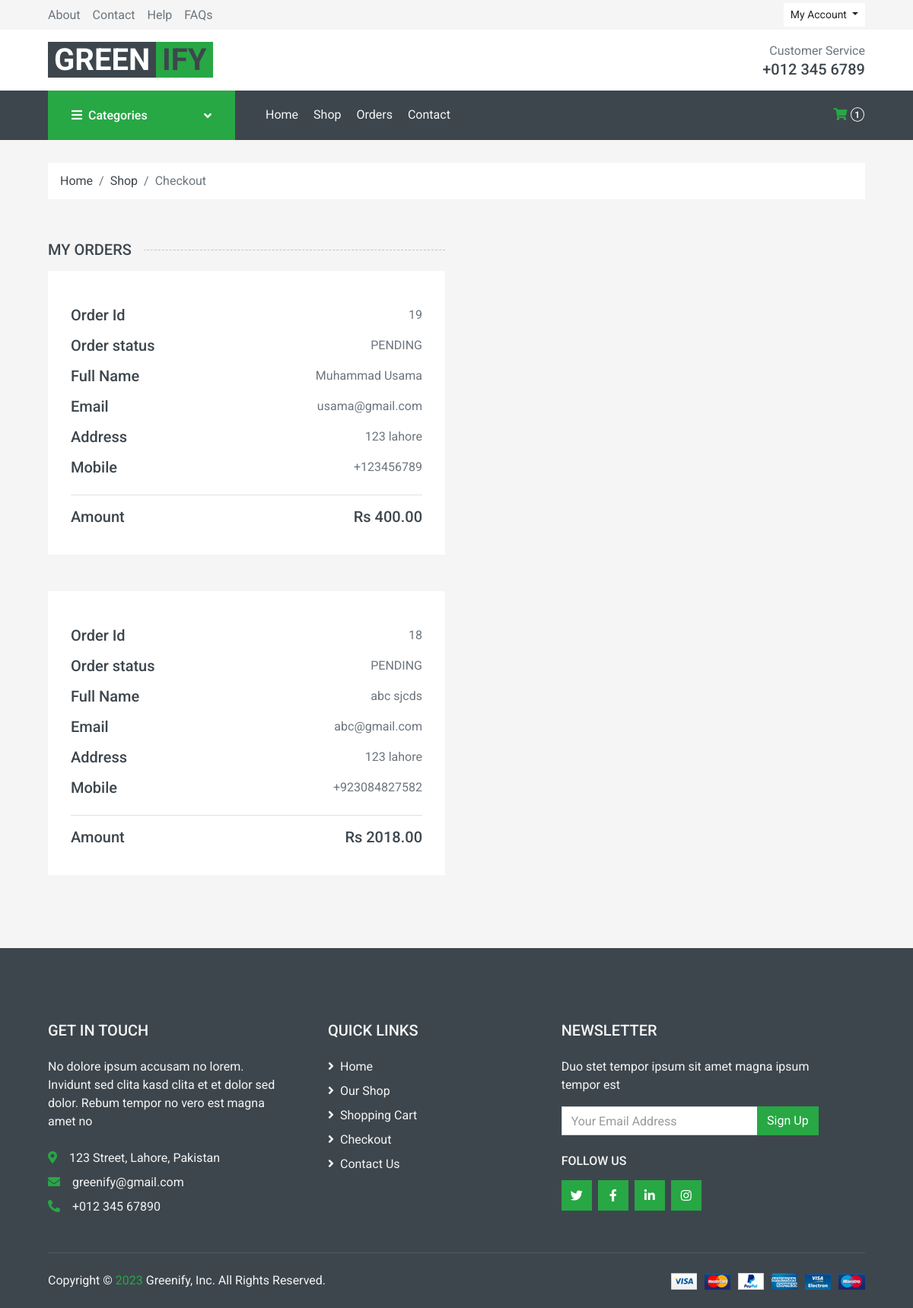
The page /site/src/orders.php?profile=10201211 on the database as committed earlier.
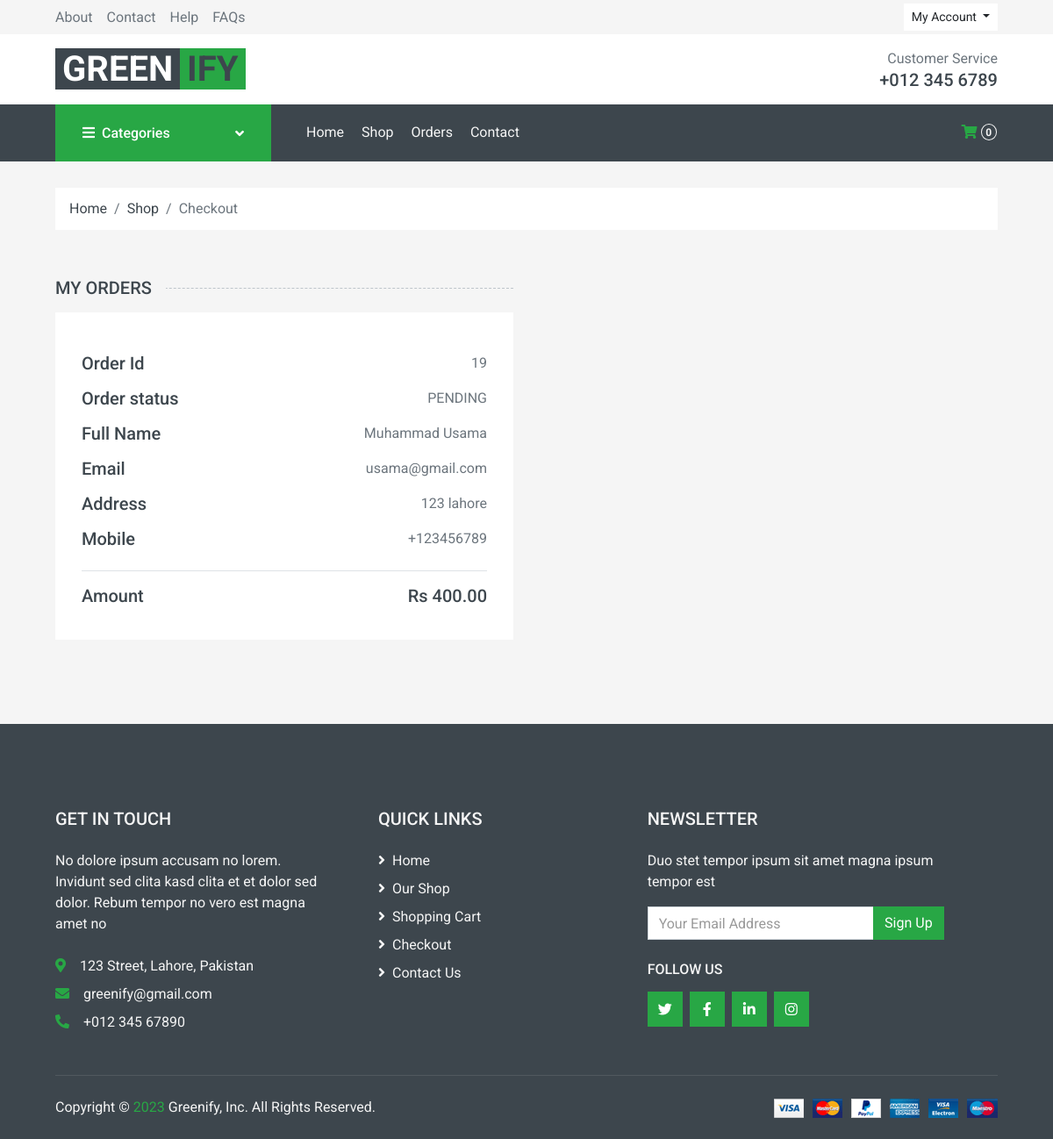
The same page on the database as committed later.
### tables this page shows
CREATE TABLE IF NOT EXISTS `checkout` (
  `id` int NOT NULL AUTO_INCREMENT,
  `fname` text NOT NULL,
  `lname` text NOT NULL,
  `email` varchar(255) NOT NULL,
  `mobile` varchar(255) NOT NULL,
  `address` text NOT NULL,
  `amount` int NOT NULL,
  `user_id` varchar(11) NOT NULL DEFAULT '0',
  `payment_method` int NOT NULL,
  `order_status` text NOT NULL,
  `created_at` timestamp NOT NULL DEFAULT CURRENT_TIMESTAMP ON UPDATE CURRENT_TIMESTAMP,
  PRIMARY KEY (`id`)
);

### site/src/orders.php (the view, shortened to what the changed rows need)
<?php
    require('../common/connect.php');
?>
<!DOCTYPE html>
<html lang="en">
<head>
    <link href="https://cdnjs.cloudflare.com/ajax/libs/font-awesome/5.10.0/css/all.min.css" rel="stylesheet">
    <link href="../lib/animate/animate.min.css" rel="stylesheet">
    <link href="../lib/owlcarousel/assets/owl.carousel.min.css" rel="stylesheet">
    <link href="../css/style.css" rel="stylesheet">
</head>
<body>
    <?php require('../common/navbar.php'); ?>
            <br>
    <div class="container-fluid ">
        <?php
            $profile = $_GET['profile'];
            $user_id =  $profile - 10201211;
        ?>
            <div class="row px-xl-5">
                <div class="col-lg-6">
                    <?php
                            $qry = "SELECT * FROM checkout WHERE user_id = '$user_id' ORDER BY id DESC";
                            $res = mysqli_query($con,$qry);
                            if(mysqli_num_rows($res) > 0)
                            {
                                while($arr = mysqli_fetch_array($res))
                                {
                        ?>
                            <div class="bg-light p-30 mb-5">
                                <div class="border-bottom pt-3 pb-2">
                                    <div class="d-flex justify-content-between">
                                        <h5>Order Id</h5>
                                        <p><?php echo $arr['id']?></p>
                                    </div>
                                    <div class="d-flex justify-content-between">
                                        <h5>Order status</h5>
                                        <p><?php echo $arr['order_status']?></p>
                                    </div>
                                    <div class="d-flex justify-content-between ">
                                        <h5>Full Name</h5>
                                        <p><?php echo $arr['fname']." ".$arr['lname']?></p>
                                    </div>
                                    <div class="d-flex justify-content-between">
                                        <h5>Email</h5>
                                        <p><?php echo $arr['email']?></p>
                                    </div>
                                    <div class="d-flex justify-content-between">
                                        <h5>Address</h5>
                                        <p><?php echo $arr['address']?></p>
                                    </div>
                                    <div class="d-flex justify-content-between">
                                        <h5>Mobile</h5>
                                        <p><?php echo $arr['mobile']?></p>
                                    </div>
                                </div>
                                <div class="pt-2">
                                    <div class="d-flex justify-content-between mt-2">
                                        <h5>Amount</h5>
                                        <h5>Rs <?php echo $arr['amount']?>.00</h5>
                                    </div>
                                </div>
                            </div>
                        <?php
                                }
                            }
                        ?>
                </div>
            </div>
    </div>
</body>
</html>

### site/common/navbar.php (shortened to what the changed rows need)
<div class="container-fluid bg-dark mb-30">
        <div class="row px-xl-5">
            <div class="col-lg-9">
                <nav class="navbar navbar-expand-lg bg-dark navbar-dark py-3 py-lg-0 px-0">
                    <div class="collapse navbar-collapse justify-content-between" id="navbarCollapse">
                            <?php
                                $profile = $_GET['profile'];
                                $user_id =  $profile - 10201211;
                            ?>
                        <div class="navbar-nav ml-auto py-0 d-none d-lg-block">
                            <a href="../src/cart.php?profile=<?php echo $profile ?>" class="btn px-0 ml-3">
                                <i class="fas fa-shopping-cart text-success"></i>
                                <span class="badge text-secondary border border-secondary rounded-circle" style="padding-bottom: 2px;">
                                    <?php
                                        $qry = "SELECT *  FROM add_to_cart WHERE user_id = '$user_id'";
                                        $res = mysqli_query($con,$qry);
                                        echo mysqli_num_rows($res);
                                    ?>
                                </span>
                            </a>
                        </div>
                    </div>
                </nav>
            </div>
        </div>
    </div>

Rows that differ between the two databases and show on the page:
removed checkout: id "18", order_status "PENDING", fname "abc", lname "sjcds", email "abc@gmail.com", address "123 lahore", mobile "+923084827582", amount "2018"
Other text that changed with them:
mysqli_num_rows($res): "1" → "0"
